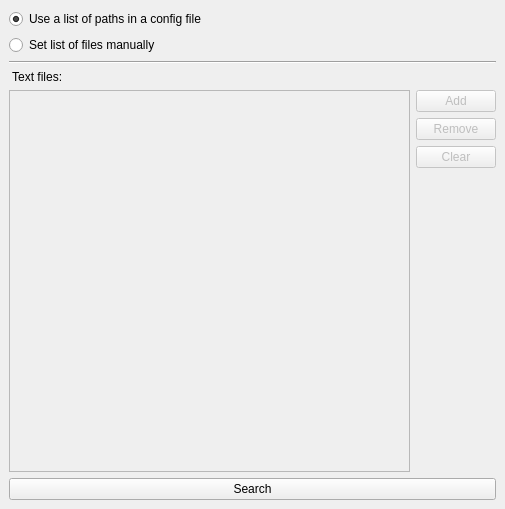
<?xml version="1.0" encoding="UTF-8"?>
<ui version="4.0">
 <class>MainWindow</class>
 <widget class="QMainWindow" name="MainWindow">
  <property name="geometry">
   <rect>
    <x>0</x>
    <y>0</y>
    <width>505</width>
    <height>509</height>
   </rect>
  </property>
  <property name="windowTitle">
   <string>Unnamed engine</string>
  </property>
  <widget class="QWidget" name="centralwidget">
   <layout class="QGridLayout" name="gridLayout">
    <item row="0" column="0">
     <layout class="QVBoxLayout" name="mainVerticalLayout">
      <item>
       <widget class="QRadioButton" name="radioButton">
        <property name="text">
         <string>Use a list of paths in a config file</string>
        </property>
        <property name="checked">
         <bool>true</bool>
        </property>
       </widget>
      </item>
      <item>
       <widget class="QRadioButton" name="radioButton_2">
        <property name="text">
         <string>Set list of files manually</string>
        </property>
       </widget>
      </item>
      <item>
       <widget class="Line" name="line">
        <property name="orientation">
         <enum>Qt::Horizontal</enum>
        </property>
       </widget>
      </item>
      <item>
       <widget class="QLabel" name="label">
        <property name="text">
         <string> Text files:</string>
        </property>
       </widget>
      </item>
      <item>
       <layout class="QHBoxLayout" name="horizontalLayout">
        <item>
         <layout class="QVBoxLayout" name="verticalLayout_2">
          <item>
           <widget class="QListWidget" name="listWidget">
            <property name="enabled">
             <bool>false</bool>
            </property>
            <property name="dragEnabled">
             <bool>false</bool>
            </property>
            <property name="selectionMode">
             <enum>QAbstractItemView::ContiguousSelection</enum>
            </property>
            <property name="selectionBehavior">
             <enum>QAbstractItemView::SelectItems</enum>
            </property>
            <property name="selectionRectVisible">
             <bool>true</bool>
            </property>
           </widget>
          </item>
         </layout>
        </item>
        <item>
         <layout class="QVBoxLayout" name="verticalLayout_3">
          <item>
           <widget class="QPushButton" name="addButton">
            <property name="enabled">
             <bool>false</bool>
            </property>
            <property name="text">
             <string>Add</string>
            </property>
           </widget>
          </item>
          <item>
           <widget class="QPushButton" name="removeButton">
            <property name="enabled">
             <bool>false</bool>
            </property>
            <property name="text">
             <string>Remove</string>
            </property>
           </widget>
          </item>
          <item>
           <widget class="QPushButton" name="clearButton">
            <property name="enabled">
             <bool>false</bool>
            </property>
            <property name="text">
             <string>Clear</string>
            </property>
           </widget>
          </item>
          <item>
           <spacer name="verticalSpacer">
            <property name="orientation">
             <enum>Qt::Vertical</enum>
            </property>
            <property name="sizeHint" stdset="0">
             <size>
              <width>20</width>
              <height>40</height>
             </size>
            </property>
           </spacer>
          </item>
         </layout>
        </item>
       </layout>
      </item>
      <item>
       <widget class="QPushButton" name="launchButton">
        <property name="text">
         <string>Search</string>
        </property>
       </widget>
      </item>
     </layout>
    </item>
   </layout>
  </widget>
 </widget>
 <tabstops>
  <tabstop>radioButton</tabstop>
  <tabstop>radioButton_2</tabstop>
 </tabstops>
 <resources/>
 <connections>
  <connection>
   <sender>radioButton</sender>
   <signal>toggled(bool)</signal>
   <receiver>addButton</receiver>
   <slot>setDisabled(bool)</slot>
   <hints>
    <hint type="sourcelabel">
     <x>46</x>
     <y>18</y>
    </hint>
    <hint type="destinationlabel">
     <x>495</x>
     <y>131</y>
    </hint>
   </hints>
  </connection>
  <connection>
   <sender>radioButton</sender>
   <signal>toggled(bool)</signal>
   <receiver>removeButton</receiver>
   <slot>setDisabled(bool)</slot>
   <hints>
    <hint type="sourcelabel">
     <x>64</x>
     <y>19</y>
    </hint>
    <hint type="destinationlabel">
     <x>495</x>
     <y>171</y>
    </hint>
   </hints>
  </connection>
  <connection>
   <sender>radioButton_2</sender>
   <signal>toggled(bool)</signal>
   <receiver>addButton</receiver>
   <slot>setEnabled(bool)</slot>
   <hints>
    <hint type="sourcelabel">
     <x>22</x>
     <y>45</y>
    </hint>
    <hint type="destinationlabel">
     <x>495</x>
     <y>131</y>
    </hint>
   </hints>
  </connection>
  <connection>
   <sender>radioButton_2</sender>
   <signal>toggled(bool)</signal>
   <receiver>removeButton</receiver>
   <slot>setEnabled(bool)</slot>
   <hints>
    <hint type="sourcelabel">
     <x>92</x>
     <y>41</y>
    </hint>
    <hint type="destinationlabel">
     <x>495</x>
     <y>171</y>
    </hint>
   </hints>
  </connection>
  <connection>
   <sender>addButton</sender>
   <signal>clicked()</signal>
   <receiver>MainWindow</receiver>
   <slot>addItems()</slot>
   <hints>
    <hint type="sourcelabel">
     <x>495</x>
     <y>131</y>
    </hint>
    <hint type="destinationlabel">
     <x>421</x>
     <y>107</y>
    </hint>
   </hints>
  </connection>
  <connection>
   <sender>removeButton</sender>
   <signal>clicked()</signal>
   <receiver>MainWindow</receiver>
   <slot>removeSelectedItems()</slot>
   <hints>
    <hint type="sourcelabel">
     <x>495</x>
     <y>171</y>
    </hint>
    <hint type="destinationlabel">
     <x>426</x>
     <y>154</y>
    </hint>
   </hints>
  </connection>
  <connection>
   <sender>launchButton</sender>
   <signal>clicked()</signal>
   <receiver>MainWindow</receiver>
   <slot>search()</slot>
   <hints>
    <hint type="sourcelabel">
     <x>206</x>
     <y>501</y>
    </hint>
    <hint type="destinationlabel">
     <x>448</x>
     <y>444</y>
    </hint>
   </hints>
  </connection>
  <connection>
   <sender>radioButton</sender>
   <signal>toggled(bool)</signal>
   <receiver>listWidget</receiver>
   <slot>setDisabled(bool)</slot>
   <hints>
    <hint type="sourcelabel">
     <x>129</x>
     <y>17</y>
    </hint>
    <hint type="destinationlabel">
     <x>157</x>
     <y>214</y>
    </hint>
   </hints>
  </connection>
  <connection>
   <sender>radioButton_2</sender>
   <signal>toggled(bool)</signal>
   <receiver>listWidget</receiver>
   <slot>setEnabled(bool)</slot>
   <hints>
    <hint type="sourcelabel">
     <x>183</x>
     <y>48</y>
    </hint>
    <hint type="destinationlabel">
     <x>197</x>
     <y>218</y>
    </hint>
   </hints>
  </connection>
  <connection>
   <sender>clearButton</sender>
   <signal>clicked()</signal>
   <receiver>listWidget</receiver>
   <slot>clear()</slot>
   <hints>
    <hint type="sourcelabel">
     <x>448</x>
     <y>197</y>
    </hint>
    <hint type="destinationlabel">
     <x>334</x>
     <y>202</y>
    </hint>
   </hints>
  </connection>
  <connection>
   <sender>radioButton_2</sender>
   <signal>toggled(bool)</signal>
   <receiver>clearButton</receiver>
   <slot>setEnabled(bool)</slot>
   <hints>
    <hint type="sourcelabel">
     <x>216</x>
     <y>48</y>
    </hint>
    <hint type="destinationlabel">
     <x>482</x>
     <y>195</y>
    </hint>
   </hints>
  </connection>
  <connection>
   <sender>radioButton</sender>
   <signal>toggled(bool)</signal>
   <receiver>clearButton</receiver>
   <slot>setDisabled(bool)</slot>
   <hints>
    <hint type="sourcelabel">
     <x>240</x>
     <y>21</y>
    </hint>
    <hint type="destinationlabel">
     <x>476</x>
     <y>210</y>
    </hint>
   </hints>
  </connection>
 </connections>
 <slots>
  <slot>addItems()</slot>
  <slot>removeSelectedItems()</slot>
  <slot>search()</slot>
 </slots>
</ui>
